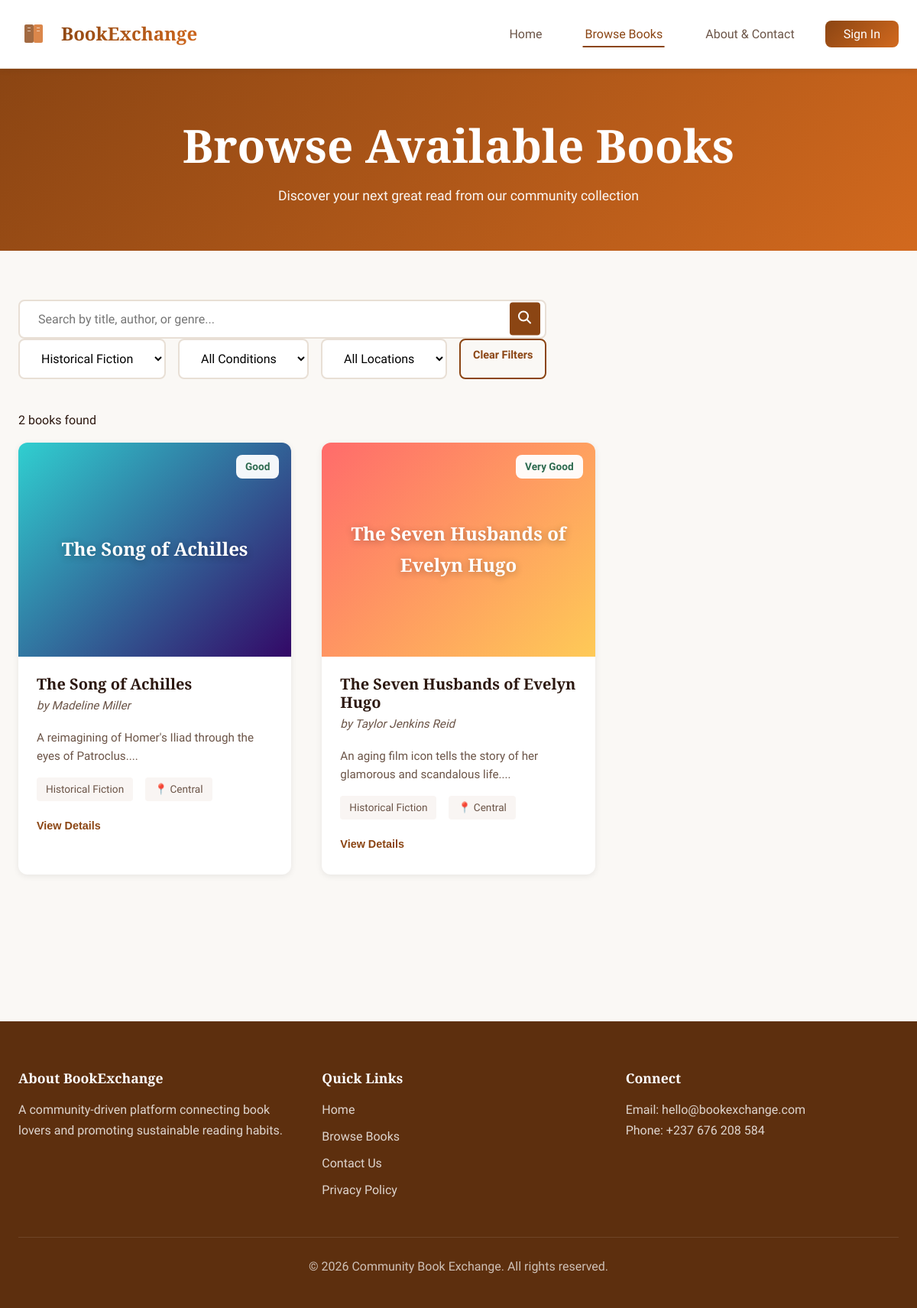
/listings.php?genre=Historical Fiction, run on the app's committed database.
### tables this page shows
CREATE TABLE books (
    book_id INT AUTO_INCREMENT PRIMARY KEY,
    user_id INT NOT NULL,
    title VARCHAR(255) NOT NULL,
    author VARCHAR(150) NOT NULL,
    isbn VARCHAR(13),
    genre VARCHAR(50) NOT NULL,
    book_condition ENUM('Excellent', 'Very Good', 'Good', 'Fair') NOT NULL,
    description TEXT,
    exchange_preference VARCHAR(255),
    location VARCHAR(100),
    cover_color VARCHAR(50) DEFAULT '#667eea',
    is_available BOOLEAN DEFAULT TRUE,
    created_at TIMESTAMP DEFAULT CURRENT_TIMESTAMP,
    updated_at TIMESTAMP DEFAULT CURRENT_TIMESTAMP ON UPDATE CURRENT_TIMESTAMP,
    FOREIGN KEY (user_id) REFERENCES users(user_id) ON DELETE CASCADE,
    INDEX idx_genre (genre),
    INDEX idx_condition (book_condition),
    INDEX idx_location (location),
    INDEX idx_available (is_available)
);

### includes/book_functions.php (called while the page is built, shortened)
<?php
function getAllBooks($genre = '', $condition = '', $location = '', $search = '') {
    $conn = getDatabaseConnection();
    $sql = "SELECT b.*, u.full_name as owner_name, u.email as owner_email
            FROM books b
            JOIN users u ON b.user_id = u.user_id
            WHERE b.is_available = TRUE";
    $params = [];
    $types = '';
    if (!empty($genre)) {
        $sql .= " AND b.genre = ?";
        $params[] = $genre;
        $types .= 's';
    }
    $sql .= " ORDER BY b.created_at DESC";
    $stmt = $conn->prepare($sql);
    if (!empty($params)) {
        $stmt->bind_param($types, ...$params);
    }
    $stmt->execute();
    $result = $stmt->get_result();
    $books = [];
    while ($row = $result->fetch_assoc()) {
        $books[] = $row;
    }
    return $books;
}
function getGenres() {
    $conn = getDatabaseConnection();
    $sql = "SELECT DISTINCT genre FROM books WHERE is_available = TRUE ORDER BY genre";
    $result = $conn->query($sql);
    $genres = [];
    while ($row = $result->fetch_assoc()) {
        $genres[] = $row['genre'];
    }
    return $genres;
}
function getConditionBadgeClass($condition) {
    $classes = [
        'Excellent' => 'badge-excellent',
        'Very Good' => 'badge-very-good',
        'Good' => 'badge-good',
        'Fair' => 'badge-fair'
    ];
    return $classes[$condition] ?? 'badge-good';
}
?>

### listings.php (the view, shortened to what this page needs)
<?php
require_once 'includes/book_functions.php';
$genreFilter = isset($_GET['genre']) ? $_GET['genre'] : '';
$conditionFilter = isset($_GET['condition']) ? $_GET['condition'] : '';
$locationFilter = isset($_GET['location']) ? $_GET['location'] : '';
$searchQuery = isset($_GET['search']) ? $_GET['search'] : '';
$books = getAllBooks($genreFilter, $conditionFilter, $locationFilter, $searchQuery);
$availableGenres = getGenres();
include 'includes/header.php';
?>
    <main>
        <section class="page-header">
            <div class="container">
                <h1 class="page-title">Browse Available Books</h1>
                <p class="page-subtitle">Discover your next great read from our community collection</p>
            </div>
        </section>
        <section class="listings-section">
            <div class="container">
                <div class="search-filter-bar">
                    <form method="GET" action="listings.php" class="filter-form">
                        <div class="search-box">
                            <input type="text"
                                   id="searchInput"
                                   name="search"
                                   placeholder="Search by title, author, or genre..."
                                   class="search-input"
                                   value="<?php echo htmlspecialchars($searchQuery); ?>">
                            <button type="submit" class="search-button">
                                <svg width="20" height="20" viewBox="0 0 20 20" fill="none">
                                    <circle cx="8" cy="8" r="6" stroke="currentColor" stroke-width="2"/>
                                    <path d="M12.5 12.5L17 17" stroke="currentColor" stroke-width="2" stroke-linecap="round"/>
                                </svg>
                            </button>
                        </div>
                        <div class="filter-controls">
                            <select id="genreFilter" name="genre" class="filter-select" onchange="this.form.submit()">
                                <?php foreach ($availableGenres as $genre): ?>
                                    <option value="<?php echo htmlspecialchars($genre); ?>"
                                            <?php echo ($genreFilter === $genre) ? 'selected' : ''; ?>>
                                        <?php echo htmlspecialchars($genre); ?>
                                    </option>
                                <?php endforeach; ?>
                            </select>
                            <select id="conditionFilter" name="condition" class="filter-select" onchange="this.form.submit()">
                                <option value="">All Conditions</option>
                            </select>
                            <select id="locationFilter" name="location" class="filter-select" onchange="this.form.submit()">
                                <option value="">All Locations</option>
                            </select>
                            <?php if (!empty($genreFilter) || !empty($conditionFilter) || !empty($locationFilter) || !empty($searchQuery)): ?>
                                <a href="listings.php" class="btn btn-small btn-outline">Clear Filters</a>
                            <?php endif; ?>
                        </div>
                    </form>
                </div>
                <div class="results-count">
                    <p><?php echo count($books); ?> book<?php echo count($books) !== 1 ? 's' : ''; ?> found</p>
                </div>
                <div class="books-grid" id="booksGrid">
                    <?php if (empty($books)): ?>
                        <div class="no-results">
                            <p>No books found matching your search criteria. Try adjusting your filters.</p>
                        </div>
                    <?php else: ?>
                        <?php foreach ($books as $book): ?>
                        <article class="book-card"
                                 data-genre="<?php echo strtolower($book['genre']); ?>"
                                 data-condition="<?php echo strtolower(str_replace(' ', '-', $book['book_condition'])); ?>"
                                 data-location="<?php echo strtolower($book['location']); ?>">
                            <div class="book-image">
                                <div class="book-cover" style="background: <?php echo htmlspecialchars($book['cover_color']); ?>;">
                                    <span class="book-title-overlay"><?php echo htmlspecialchars($book['title']); ?></span>
                                </div>
                                <span class="book-condition <?php echo getConditionBadgeClass($book['book_condition']); ?>">
                                    <?php echo htmlspecialchars($book['book_condition']); ?>
                                </span>
                            </div>
                            <div class="book-info">
                                <h3 class="book-title"><?php echo htmlspecialchars($book['title']); ?></h3>
                                <p class="book-author">by <?php echo htmlspecialchars($book['author']); ?></p>
                                <p class="book-description"><?php echo htmlspecialchars(substr($book['description'], 0, 120)) . '...'; ?></p>
                                <div class="book-meta">
                                    <span class="book-genre"><?php echo htmlspecialchars($book['genre']); ?></span>
                                    <span class="book-location">📍 <?php echo htmlspecialchars($book['location']); ?></span>
                                </div>
                                <button class="btn-toggle-details" data-book-id="<?php echo $book['book_id']; ?>">View Details</button>
                            </div>
                        </article>
                        <?php endforeach; ?>
                    <?php endif; ?>
                </div>
            </div>
        </section>
    </main>
<?php
include 'includes/footer.php';
?>

### data on the page
books: title "The Song of Achilles", book_condition "Good", author "Madeline Miller", description "A reimagining of Homer's Iliad through the eyes of Patroclus.", genre "Historical Fiction", location "Central"
books: title "The Seven Husbands of Evelyn Hugo", book_condition "Very Good", author "Taylor Jenkins Reid", description "An aging film icon tells the story of her glamorous and scandalous life.", genre "Historical Fiction", location "Central"

### other printed values
count($books) "2"
form field genre "Historical Fiction"
